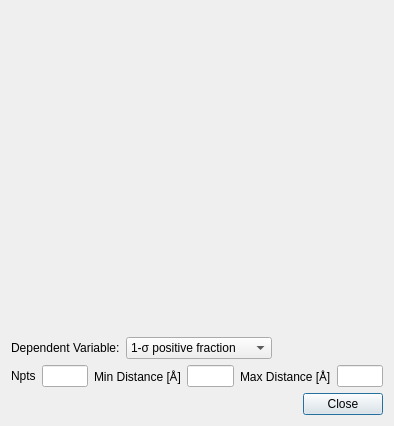
<?xml version="1.0" encoding="UTF-8"?>
<ui version="4.0">
 <class>DmaxExplorer</class>
 <widget class="QDialog" name="DmaxExplorer">
  <property name="geometry">
   <rect>
    <x>0</x>
    <y>0</y>
    <width>394</width>
    <height>426</height>
   </rect>
  </property>
  <property name="windowTitle">
   <string>Dialog</string>
  </property>
  <layout class="QGridLayout" name="gridLayout_3">
   <item row="0" column="0">
    <layout class="QVBoxLayout" name="verticalLayout">
     <item>
      <spacer name="verticalSpacer">
       <property name="orientation">
        <enum>Qt::Vertical</enum>
       </property>
       <property name="sizeHint" stdset="0">
        <size>
         <width>20</width>
         <height>305</height>
        </size>
       </property>
      </spacer>
     </item>
     <item>
      <layout class="QGridLayout" name="gridLayout">
       <item row="0" column="0">
        <layout class="QHBoxLayout" name="horizontalLayout_3">
         <item>
          <widget class="QLabel" name="label">
           <property name="text">
            <string>Dependent Variable:</string>
           </property>
          </widget>
         </item>
         <item>
          <widget class="QComboBox" name="dependentVariable">
           <item>
            <property name="text">
             <string>1-σ positive fraction</string>
            </property>
           </item>
           <item>
            <property name="text">
             <string>χ²/dof</string>
            </property>
           </item>
           <item>
            <property name="text">
             <string>I(Q=0)</string>
            </property>
           </item>
           <item>
            <property name="text">
             <string>Rg</string>
            </property>
           </item>
           <item>
            <property name="text">
             <string>Oscillation parameter</string>
            </property>
           </item>
           <item>
            <property name="text">
             <string>Background</string>
            </property>
           </item>
           <item>
            <property name="text">
             <string>Positive Fraction</string>
            </property>
           </item>
          </widget>
         </item>
         <item>
          <spacer name="horizontalSpacer_2">
           <property name="orientation">
            <enum>Qt::Horizontal</enum>
           </property>
           <property name="sizeHint" stdset="0">
            <size>
             <width>40</width>
             <height>20</height>
            </size>
           </property>
          </spacer>
         </item>
        </layout>
       </item>
       <item row="1" column="0">
        <layout class="QHBoxLayout" name="horizontalLayout_2">
         <item>
          <widget class="QLabel" name="label_2">
           <property name="text">
            <string>Npts</string>
           </property>
          </widget>
         </item>
         <item>
          <widget class="QLineEdit" name="Npts"/>
         </item>
         <item>
          <widget class="QLabel" name="label_3">
           <property name="text">
            <string>Min Distance [Å]</string>
           </property>
          </widget>
         </item>
         <item>
          <widget class="QLineEdit" name="minDist"/>
         </item>
         <item>
          <widget class="QLabel" name="label_4">
           <property name="text">
            <string>Max Distance [Å]</string>
           </property>
          </widget>
         </item>
         <item>
          <widget class="QLineEdit" name="maxDist"/>
         </item>
        </layout>
       </item>
       <item row="2" column="0">
        <layout class="QHBoxLayout" name="horizontalLayout">
         <item>
          <spacer name="horizontalSpacer">
           <property name="orientation">
            <enum>Qt::Horizontal</enum>
           </property>
           <property name="sizeHint" stdset="0">
            <size>
             <width>40</width>
             <height>20</height>
            </size>
           </property>
          </spacer>
         </item>
         <item>
          <widget class="QPushButton" name="closeButton">
           <property name="text">
            <string>Close</string>
           </property>
          </widget>
         </item>
        </layout>
       </item>
      </layout>
     </item>
    </layout>
   </item>
  </layout>
 </widget>
 <resources/>
 <connections/>
</ui>
